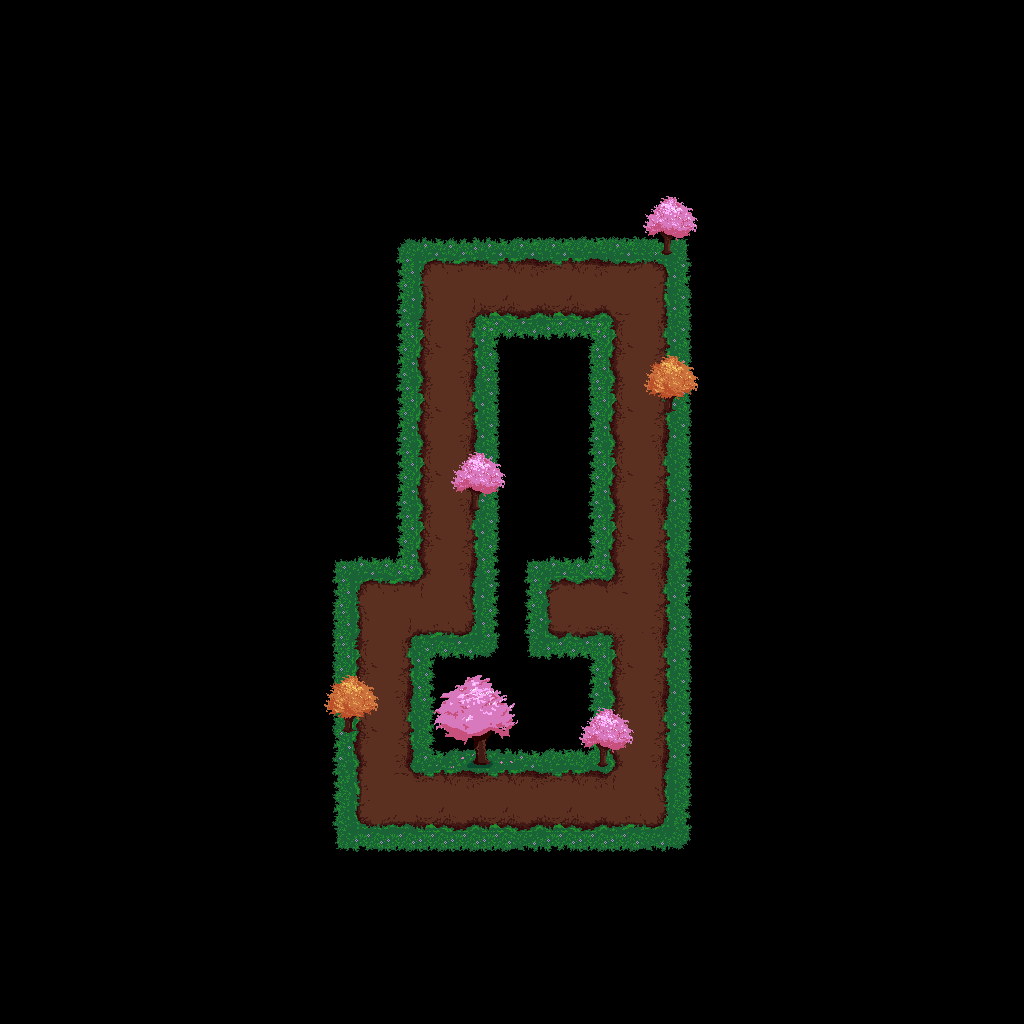

Tiled map render using the project's own tile images. Description and the map definition, with tile-layer contents summarised, below:
An orthogonal 32x32 tile map with 32x32 px tiles, 3 tile layers (Tile Layer 1, Tile Layer 2, Tile Layer 3), 1 hidden layer not drawn, 5 tilesets and 31 objects.

<map version="1.2" tiledversion="1.2.5" orientation="orthogonal" renderorder="right-down" width="32" height="32" tilewidth="32" tileheight="32" infinite="0" nextlayerid="12" nextobjectid="284">
 <tileset firstgid="1" name="ground" tilewidth="64" tileheight="64" tilecount="1" columns="1">
  <properties>
   <property name="name" value="ground" />
  </properties>
  <image source="ground.jpg" width="64" height="64" />
  <tile id="0">
   <properties>
    <property name="name" value="ground" />
   </properties>
  </tile>
 </tileset>
 <tileset firstgid="2" name="start" tilewidth="32" tileheight="32" tilecount="1" columns="1">
  <properties>
   <property name="name" value="start" />
  </properties>
  <image source="start.png" width="32" height="32" />
  <tile id="0">
   <properties>
    <property name="name" value="start" />
   </properties>
  </tile>
 </tileset>
 <tileset firstgid="3" name="gold" tilewidth="32" tileheight="32" tilecount="1" columns="1">
  <image source="gold.png" width="32" height="32" />
  <tile id="0">
   <properties>
    <property name="name" value="gold" />
   </properties>
  </tile>
 </tileset>
 <tileset firstgid="4" name="Grass_Ground_Tiles_03" tilewidth="64" tileheight="64" tilecount="240" columns="20">
  <image source="Grass_Ground_Tiles_03.png" width="1280" height="800" />
 </tileset>
 <tileset firstgid="244" name="rock" tilewidth="64" tileheight="64" tilecount="1" columns="1">
  <image source="rock.png" width="64" height="64" />
  <tile id="0">
   <properties>
    <property name="name" value="rock" />
   </properties>
  </tile>
 </tileset>
 <imagelayer id="3" name="Image Layer 1" visible="0">
  <image source="space.png" width="1024" height="1024" />
 </imagelayer>
 <layer id="1" name="Tile Layer 1" width="32" height="32">
  <data>[1024 cells, 90 non-empty, 41 distinct tile ids]</data>
 </layer>
 <layer id="4" name="Tile Layer 2" width="32" height="32">
  <data>[1024 cells, 18 non-empty, 12 distinct tile ids]</data>
 </layer>
 <layer id="5" name="Tile Layer 3" width="32" height="32">
  <data>[1024 cells, 4 non-empty, 4 distinct tile ids]</data>
 </layer>
 <objectgroup id="2" name="Object Layer 1" opacity="0.46">
  <object id="253" gid="1" x="544" y="640" width="64" height="64" />
  <object id="254" gid="1" x="608" y="640" width="64" height="64" />
  <object id="255" gid="1" x="608" y="704" width="64" height="64" />
  <object id="256" gid="1" x="608" y="768" width="64" height="64" />
  <object id="257" gid="1" x="608" y="576" width="64" height="64" />
  <object id="258" gid="1" x="608" y="512" width="64" height="64" />
  <object id="259" gid="1" x="608" y="448" width="64" height="64" />
  <object id="260" gid="1" x="608" y="384" width="64" height="64" />
  <object id="261" gid="1" x="608" y="320" width="64" height="64" />
  <object id="262" gid="1" x="608" y="832" width="64" height="64" />
  <object id="263" gid="2" x="498" y="822" width="32" height="32" />
  <object id="264" gid="1" x="544" y="832" width="64" height="64" />
  <object id="265" gid="3" x="432" y="308" width="32" height="32" />
  <object id="266" gid="3" x="559.667" y="623.333" width="32" height="32" />
  <object id="267" gid="1" x="416" y="640" width="64" height="64" />
  <object id="268" gid="1" x="352" y="640" width="64" height="64" />
  <object id="269" gid="1" x="352" y="704" width="64" height="64" />
  <object id="270" gid="1" x="352" y="768" width="64" height="64" />
  <object id="271" gid="1" x="352" y="832" width="64" height="64" />
  <object id="272" gid="1" x="416" y="832" width="64" height="64" />
  <object id="273" gid="1" x="480" y="832" width="64" height="64" />
  <object id="274" gid="1" x="416" y="576" width="64" height="64" />
  <object id="275" gid="1" x="416" y="512" width="64" height="64" />
  <object id="276" gid="1" x="416" y="448" width="64" height="64" />
  <object id="277" gid="1" x="416" y="384" width="64" height="64" />
  <object id="278" gid="1" x="416" y="320" width="64" height="64" />
  <object id="279" gid="1" x="480" y="320" width="64" height="64" />
  <object id="280" gid="1" x="544" y="320" width="64" height="64" />
  <object id="281" gid="244" x="352" y="320" width="64" height="64" />
  <object id="282" gid="244" x="416" y="256" width="64" height="64" />
  <object id="283" gid="244" x="544" y="576" width="64" height="64" />
 </objectgroup>
</map>
